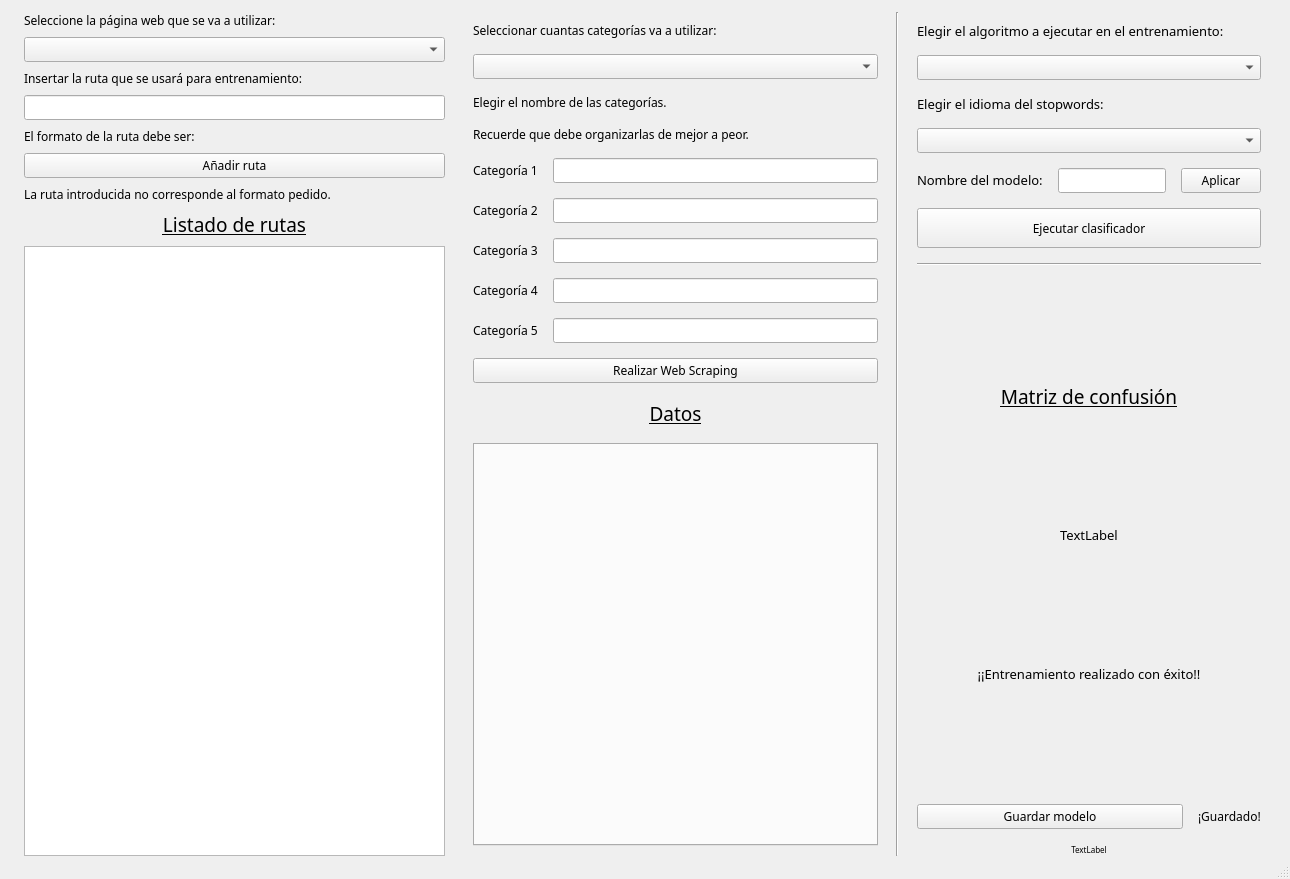
<?xml version="1.0" encoding="UTF-8"?>
<ui version="4.0">
 <class>MainWindow</class>
 <widget class="QMainWindow" name="MainWindow">
  <property name="geometry">
   <rect>
    <x>0</x>
    <y>0</y>
    <width>1290</width>
    <height>879</height>
   </rect>
  </property>
  <property name="font">
   <font>
    <family>Questrial</family>
    <pointsize>9</pointsize>
   </font>
  </property>
  <property name="windowTitle">
   <string>MainWindow</string>
  </property>
  <widget class="QWidget" name="centralwidget">
   <layout class="QHBoxLayout" name="horizontalLayout_5">
    <property name="spacing">
     <number>8</number>
    </property>
    <property name="topMargin">
     <number>12</number>
    </property>
    <property name="bottomMargin">
     <number>1</number>
    </property>
    <item>
     <layout class="QVBoxLayout" name="verticalLayout_2">
      <property name="leftMargin">
       <number>15</number>
      </property>
      <item>
       <widget class="QLabel" name="label_15">
        <property name="text">
         <string>Seleccione la página web que se va a utilizar:</string>
        </property>
       </widget>
      </item>
      <item>
       <widget class="QComboBox" name="comboBox_websites"/>
      </item>
      <item>
       <widget class="QLabel" name="label">
        <property name="text">
         <string>Insertar la ruta que se usará para entrenamiento:</string>
        </property>
       </widget>
      </item>
      <item>
       <widget class="QLineEdit" name="lineEdit_URL"/>
      </item>
      <item>
       <widget class="QLabel" name="label_formatUrl">
        <property name="text">
         <string>El formato de la ruta debe ser:</string>
        </property>
       </widget>
      </item>
      <item>
       <widget class="QPushButton" name="pushButton_addUrl">
        <property name="text">
         <string>Añadir ruta</string>
        </property>
       </widget>
      </item>
      <item>
       <widget class="QLabel" name="label_formatError">
        <property name="text">
         <string>La ruta introducida no corresponde al formato pedido.</string>
        </property>
       </widget>
      </item>
      <item>
       <layout class="QVBoxLayout" name="verticalLayout_3">
        <property name="bottomMargin">
         <number>0</number>
        </property>
        <item>
         <widget class="QLabel" name="label_16">
          <property name="font">
           <font>
            <pointsize>14</pointsize>
            <underline>true</underline>
           </font>
          </property>
          <property name="text">
           <string>Listado de rutas</string>
          </property>
          <property name="alignment">
           <set>Qt::AlignCenter</set>
          </property>
         </widget>
        </item>
        <item>
         <widget class="QTableWidget" name="tableWidget"/>
        </item>
       </layout>
      </item>
     </layout>
    </item>
    <item>
     <layout class="QVBoxLayout" name="verticalLayout_4">
      <property name="spacing">
       <number>15</number>
      </property>
      <property name="leftMargin">
       <number>20</number>
      </property>
      <property name="topMargin">
       <number>10</number>
      </property>
      <property name="rightMargin">
       <number>10</number>
      </property>
      <item>
       <widget class="QLabel" name="label_3">
        <property name="text">
         <string>Seleccionar cuantas categorías va a utilizar:</string>
        </property>
       </widget>
      </item>
      <item>
       <widget class="QComboBox" name="comboBox_categorias"/>
      </item>
      <item>
       <widget class="QLabel" name="label_4">
        <property name="text">
         <string>Elegir el nombre de las categorías.</string>
        </property>
       </widget>
      </item>
      <item>
       <widget class="QLabel" name="label_9">
        <property name="text">
         <string>Recuerde que debe organizarlas de mejor a peor.</string>
        </property>
       </widget>
      </item>
      <item>
       <layout class="QHBoxLayout" name="horizontalLayout">
        <item>
         <widget class="QLabel" name="label_6">
          <property name="text">
           <string>Categoría 1</string>
          </property>
         </widget>
        </item>
        <item>
         <widget class="QLineEdit" name="lineEdit_cat1"/>
        </item>
       </layout>
      </item>
      <item>
       <layout class="QHBoxLayout" name="horizontalLayout_2">
        <item>
         <widget class="QLabel" name="label_11">
          <property name="text">
           <string>Categoría 2</string>
          </property>
         </widget>
        </item>
        <item>
         <widget class="QLineEdit" name="lineEdit_cat2"/>
        </item>
       </layout>
      </item>
      <item>
       <layout class="QHBoxLayout" name="horizontalLayout_4">
        <item>
         <widget class="QLabel" name="label_12">
          <property name="text">
           <string>Categoría 3</string>
          </property>
         </widget>
        </item>
        <item>
         <widget class="QLineEdit" name="lineEdit_cat3"/>
        </item>
       </layout>
      </item>
      <item>
       <layout class="QHBoxLayout" name="horizontalLayout_6">
        <item>
         <widget class="QLabel" name="label_13">
          <property name="text">
           <string>Categoría 4</string>
          </property>
         </widget>
        </item>
        <item>
         <widget class="QLineEdit" name="lineEdit_cat4"/>
        </item>
       </layout>
      </item>
      <item>
       <layout class="QHBoxLayout" name="horizontalLayout_7">
        <item>
         <widget class="QLabel" name="label_14">
          <property name="text">
           <string>Categoría 5</string>
          </property>
         </widget>
        </item>
        <item>
         <widget class="QLineEdit" name="lineEdit_cat5"/>
        </item>
       </layout>
      </item>
      <item>
       <widget class="QPushButton" name="boton_scraper">
        <property name="text">
         <string>Realizar Web Scraping</string>
        </property>
       </widget>
      </item>
      <item>
       <layout class="QVBoxLayout" name="verticalLayout_9">
        <property name="topMargin">
         <number>0</number>
        </property>
        <property name="bottomMargin">
         <number>10</number>
        </property>
        <item>
         <widget class="QLabel" name="label_2">
          <property name="sizePolicy">
           <sizepolicy hsizetype="Preferred" vsizetype="Preferred">
            <horstretch>0</horstretch>
            <verstretch>0</verstretch>
           </sizepolicy>
          </property>
          <property name="minimumSize">
           <size>
            <width>0</width>
            <height>30</height>
           </size>
          </property>
          <property name="font">
           <font>
            <family>Questrial</family>
            <pointsize>14</pointsize>
            <underline>true</underline>
           </font>
          </property>
          <property name="text">
           <string>Datos</string>
          </property>
          <property name="alignment">
           <set>Qt::AlignCenter</set>
          </property>
          <property name="margin">
           <number>0</number>
          </property>
         </widget>
        </item>
        <item>
         <widget class="QTabWidget" name="tabWidget_3">
          <property name="sizePolicy">
           <sizepolicy hsizetype="Preferred" vsizetype="Expanding">
            <horstretch>0</horstretch>
            <verstretch>0</verstretch>
           </sizepolicy>
          </property>
          <property name="font">
           <font>
            <family>Questrial</family>
            <pointsize>9</pointsize>
           </font>
          </property>
          <property name="currentIndex">
           <number>-1</number>
          </property>
         </widget>
        </item>
       </layout>
      </item>
     </layout>
    </item>
    <item>
     <widget class="Line" name="line">
      <property name="orientation">
       <enum>Qt::Vertical</enum>
      </property>
     </widget>
    </item>
    <item>
     <layout class="QVBoxLayout" name="verticalLayout">
      <property name="spacing">
       <number>15</number>
      </property>
      <property name="leftMargin">
       <number>10</number>
      </property>
      <property name="topMargin">
       <number>10</number>
      </property>
      <property name="rightMargin">
       <number>20</number>
      </property>
      <property name="bottomMargin">
       <number>0</number>
      </property>
      <item>
       <widget class="QLabel" name="label_8">
        <property name="sizePolicy">
         <sizepolicy hsizetype="Preferred" vsizetype="Fixed">
          <horstretch>0</horstretch>
          <verstretch>0</verstretch>
         </sizepolicy>
        </property>
        <property name="font">
         <font>
          <family>Questrial</family>
          <pointsize>10</pointsize>
         </font>
        </property>
        <property name="text">
         <string>Elegir el algoritmo a ejecutar en el entrenamiento:</string>
        </property>
       </widget>
      </item>
      <item>
       <widget class="QComboBox" name="comboBox_algoritmos">
        <property name="font">
         <font>
          <family>Questrial</family>
          <pointsize>9</pointsize>
         </font>
        </property>
       </widget>
      </item>
      <item>
       <widget class="QLabel" name="label_10">
        <property name="sizePolicy">
         <sizepolicy hsizetype="Preferred" vsizetype="Fixed">
          <horstretch>0</horstretch>
          <verstretch>0</verstretch>
         </sizepolicy>
        </property>
        <property name="font">
         <font>
          <family>Questrial</family>
          <pointsize>10</pointsize>
         </font>
        </property>
        <property name="text">
         <string>Elegir el idioma del stopwords:</string>
        </property>
       </widget>
      </item>
      <item>
       <widget class="QComboBox" name="comboBox_stopwords">
        <property name="font">
         <font>
          <family>Questrial</family>
          <pointsize>9</pointsize>
         </font>
        </property>
       </widget>
      </item>
      <item>
       <layout class="QHBoxLayout" name="horizontalLayout_3">
        <property name="sizeConstraint">
         <enum>QLayout::SetMaximumSize</enum>
        </property>
        <item>
         <widget class="QLabel" name="label_7">
          <property name="sizePolicy">
           <sizepolicy hsizetype="Preferred" vsizetype="Fixed">
            <horstretch>0</horstretch>
            <verstretch>0</verstretch>
           </sizepolicy>
          </property>
          <property name="font">
           <font>
            <family>Questrial</family>
            <pointsize>10</pointsize>
           </font>
          </property>
          <property name="text">
           <string>Nombre del modelo:</string>
          </property>
         </widget>
        </item>
        <item>
         <widget class="QLineEdit" name="modelName_text">
          <property name="sizePolicy">
           <sizepolicy hsizetype="Preferred" vsizetype="Fixed">
            <horstretch>0</horstretch>
            <verstretch>0</verstretch>
           </sizepolicy>
          </property>
         </widget>
        </item>
        <item>
         <widget class="QPushButton" name="botonGraficas">
          <property name="font">
           <font>
            <family>Questrial</family>
            <pointsize>9</pointsize>
           </font>
          </property>
          <property name="layoutDirection">
           <enum>Qt::LeftToRight</enum>
          </property>
          <property name="text">
           <string>Aplicar</string>
          </property>
          <property name="iconSize">
           <size>
            <width>30</width>
            <height>30</height>
           </size>
          </property>
         </widget>
        </item>
       </layout>
      </item>
      <item>
       <widget class="QPushButton" name="boton_clasificador">
        <property name="minimumSize">
         <size>
          <width>0</width>
          <height>40</height>
         </size>
        </property>
        <property name="font">
         <font>
          <family>Questrial</family>
          <pointsize>9</pointsize>
         </font>
        </property>
        <property name="text">
         <string>Ejecutar clasificador</string>
        </property>
        <property name="icon">
         <iconset>
          <normaloff>../Imagenes/Execute.png</normaloff>../Imagenes/Execute.png</iconset>
        </property>
        <property name="iconSize">
         <size>
          <width>25</width>
          <height>25</height>
         </size>
        </property>
       </widget>
      </item>
      <item>
       <widget class="Line" name="line_2">
        <property name="orientation">
         <enum>Qt::Horizontal</enum>
        </property>
       </widget>
      </item>
      <item>
       <widget class="QLabel" name="label_5">
        <property name="font">
         <font>
          <family>Questrial</family>
          <pointsize>14</pointsize>
          <underline>true</underline>
         </font>
        </property>
        <property name="text">
         <string>Matriz de confusión</string>
        </property>
        <property name="alignment">
         <set>Qt::AlignCenter</set>
        </property>
       </widget>
      </item>
      <item>
       <layout class="QVBoxLayout" name="lay"/>
      </item>
      <item>
       <widget class="QLabel" name="label_precision">
        <property name="sizePolicy">
         <sizepolicy hsizetype="Preferred" vsizetype="Fixed">
          <horstretch>0</horstretch>
          <verstretch>0</verstretch>
         </sizepolicy>
        </property>
        <property name="font">
         <font>
          <family>Questrial</family>
          <pointsize>10</pointsize>
         </font>
        </property>
        <property name="text">
         <string>TextLabel</string>
        </property>
        <property name="alignment">
         <set>Qt::AlignCenter</set>
        </property>
       </widget>
      </item>
      <item>
       <widget class="QLabel" name="label_exito">
        <property name="font">
         <font>
          <family>Questrial</family>
          <pointsize>10</pointsize>
         </font>
        </property>
        <property name="text">
         <string>¡¡Entrenamiento realizado con éxito!!</string>
        </property>
        <property name="alignment">
         <set>Qt::AlignCenter</set>
        </property>
       </widget>
      </item>
      <item>
       <layout class="QHBoxLayout" name="layout_GuardarModelo">
        <item>
         <widget class="QPushButton" name="boton_guardarModelo">
          <property name="font">
           <font>
            <family>Questrial</family>
            <pointsize>9</pointsize>
           </font>
          </property>
          <property name="text">
           <string>Guardar modelo</string>
          </property>
          <property name="icon">
           <iconset>
            <normaloff>../Imagenes/Aplicar2.png</normaloff>../Imagenes/Aplicar2.png</iconset>
          </property>
          <property name="iconSize">
           <size>
            <width>30</width>
            <height>30</height>
           </size>
          </property>
         </widget>
        </item>
        <item>
         <widget class="QLabel" name="label_guardarModelo">
          <property name="sizePolicy">
           <sizepolicy hsizetype="Fixed" vsizetype="Fixed">
            <horstretch>0</horstretch>
            <verstretch>0</verstretch>
           </sizepolicy>
          </property>
          <property name="font">
           <font>
            <family>Questrial</family>
           </font>
          </property>
          <property name="text">
           <string>¡Guardado!</string>
          </property>
         </widget>
        </item>
       </layout>
      </item>
      <item>
       <widget class="QLabel" name="label_advertencias">
        <property name="sizePolicy">
         <sizepolicy hsizetype="Preferred" vsizetype="Fixed">
          <horstretch>0</horstretch>
          <verstretch>0</verstretch>
         </sizepolicy>
        </property>
        <property name="font">
         <font>
          <pointsize>6</pointsize>
         </font>
        </property>
        <property name="text">
         <string>TextLabel</string>
        </property>
        <property name="alignment">
         <set>Qt::AlignCenter</set>
        </property>
       </widget>
      </item>
     </layout>
    </item>
   </layout>
  </widget>
  <widget class="QMenuBar" name="menubar">
   <property name="geometry">
    <rect>
     <x>0</x>
     <y>0</y>
     <width>1290</width>
     <height>21</height>
    </rect>
   </property>
  </widget>
  <widget class="QStatusBar" name="statusbar"/>
 </widget>
 <resources/>
 <connections/>
</ui>
